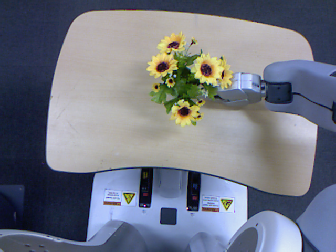
#> input picture particle_filter/image/pre.png, 336 x 252 px
$ python image_dif.py
#> lines starting #> are read from the running program, lines starting #| are printed output that depends on the picture; after the words box and inside, x2 and y2 are one past the last pixel; in counts of white or black regions, pixels touching at a corner belong together
import cv2
import math
import numpy as np
import matplotlib.pyplot as plt
inf = 10000000000000000

def bgr2hsi(bgr):
    b, g, r = bgr/255.0
    i = (r + g + b)/3.0
    s = 1.0 - min([b, g, r])/i
    h = math.acos(0.5*((r-g)+(r-b))/(math.sqrt((r-g)**2+(r-b)*(g-b))))
    if b<= g:
        h = h
    else:
        h = math.pi*2 - h
    hsi = np.array([h, s, i])
    return hsi

def image_to_pixel_list(img):
    dim_x = img.shape[0]
    dim_y = img.shape[1]
    pixel_list = [[i, j] for i in range(dim_x) for j in range(dim_y)]
    return pixel_list

def convert_bf(img, predicate):
    img_filled = np.copy(img)
    for pixel in image_to_pixel_list(img):
        rgb = img[pixel[0]][pixel[1]]
        if predicate(rgb):
            img_filled[pixel[0]][pixel[1]] = np.array([255, 255, 255])
        else:
            img_filled[pixel[0]][pixel[1]] = np.array([0, 0, 0])
    return img_filled

def gen_hsi_filter(h_bound, s_bound, i_bound):
    # ex: h_bound = [h_min, h_max]
    def hsi_filter(bgr):
        hsi = bgr2hsi(bgr)
        h = hsi[0]; s = hsi[1]; i = hsi[2]
        if h < h_bound[0] or h_bound[1] < h:
            return False
        if s < s_bound[0] or s_bound[1] < s:
            return False
        if i < i_bound[0] or i_bound[1] < i:
            return False
        return True
    return hsi_filter

def evaluatedif(img1, img2):
    img_dif = img1 - img2
    cost = 0
    for pixel in image_to_pixel_list(img_dif):
        rgb = img_dif[pixel[0]][pixel[1]]
        if sum(rgb)!=0:
            cost += 1
    return cost


img1 = cv2.imread("image/pre.png")
#> img1 is the input picture: shape (252, 336, 3); mean B, G, R 130.7, 118.1, 113.5
img2 = cv2.imread("image/post_with_move.png")
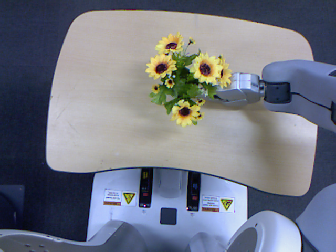
#> input picture particle_filter/image/post_with_move.png, 336 x 252 px
#> img2 is the input picture: shape (252, 336, 3); mean B, G, R 130.5, 117.9, 113.3
img1_ = convert_bf(img1, gen_hsi_filter([-inf, inf], [0.3, 1], [0.5, 0.8]))
#> in image_to_pixel_list, `dim_x = img.shape[0]`: dim_x = 252
#> in image_to_pixel_list, `dim_y = img.shape[1]`: dim_y = 336
#> in image_to_pixel_list, `pixel_list = [[i, j] for i in range(dim_x) for j in range(dim_y)]`: pixel_list = 84672 items
#> the loop in convert_bf, `for pixel in image_to_pixel_list(img):` made 84672 passes
#> (pixel, rgb) on passes 1 to 3: ([0, 0], [62, 44, 30]), ([0, 1], [61, 44, 32]), ([0, 2], [56, 43, 33])
#> after the loop in convert_bf, `for pixel in image_to_pixel_list(img):`:
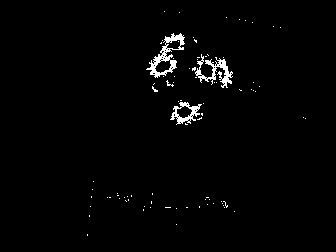
#> img_filled: shape (252, 336, 3); 1.7% white; 84 white regions (81 under 20 px), largest, box (x1, y1, x2, y2) and area: (146, 33, 185, 78) 515, (195, 54, 233, 88) 426, (170, 102, 202, 125) 278
img2_ = convert_bf(img2, gen_hsi_filter([-inf, inf], [0.3, 1], [0.5, 0.8]))
#> the loop in convert_bf (call 2), `for pixel in image_to_pixel_list(img):` made 84672 passes
#> pixel on passes 1 to 3: [0, 0], [0, 1], [0, 2]
#> after the loop in convert_bf (call 2), `for pixel in image_to_pixel_list(img):`:
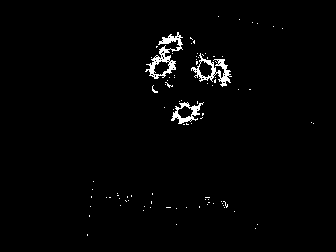
#> img_filled: shape (252, 336, 3); 1.7% white; 91 white regions (88 under 20 px), largest, box (x1, y1, x2, y2) and area: (145, 32, 183, 79) 530, (191, 53, 232, 87) 414, (171, 102, 204, 124) 269
cost = evaluatedif(img1_, img2_)
#> the loop in evaluatedif, `for pixel in image_to_pixel_list(img_dif):` made 84672 passes
#plt.imshow(img_dif)
#plt.show()
